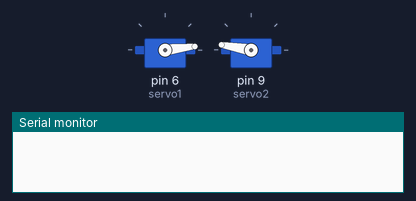
Bench run of a sketch on a simulated Arduino Uno, built with avr-gcc and run on an emulated ATmega328P. Parts: 2 × servo, the last lines printed to the serial monitor.

Above: at 0.1 s.
At 11.1 s:
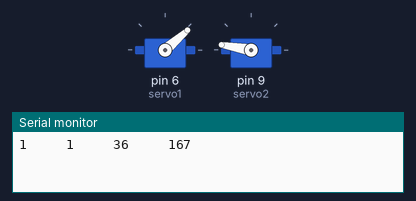
At 23.9 s:
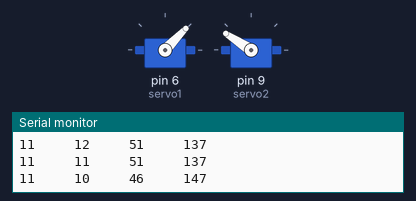
At 37.0 s:
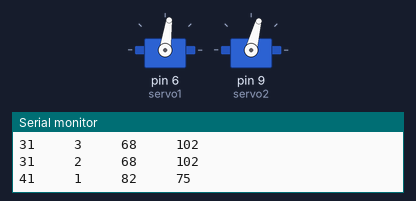
Timing chart, 0 to 40.0 s (numbered marks = the images above):
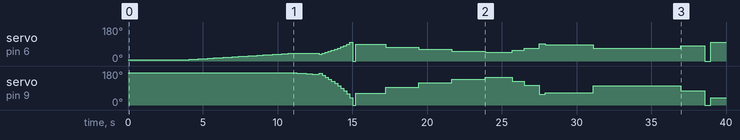

Measured:
- by itself, servo on pin 9 (servo2): 170° → 169° at 11.3 s, → 168° 0.20 s later, → 167° 0.20 s later, → 166° 0.22 s later, … (33 changes in this stretch)

The sketch:

angle_test2.ino
```cpp
#include <Servo.h>
Servo servo1;
Servo servo2;
int zTarget, xTarget;
int x,z;

double shoulderAngle2;
double shoulderAngle2a;
double shoulderAngle2Degrees;
double shoulderAngle2aDegrees;
double z2;

double lowerLength = 28;
double upperLength = 28;
double armLength;


double shoulderAngle;
double shoulderAngle1;
double shoulderAngleDegrees;
double shoulderAngle1a;
double elbowAngle;
double elbowAngleDegrees;

int servo1home=620;
int servo2home=2300;
double shoulderMs;
double shoulderMs2;
double elbowMs;
bool flag=0,flag1=0;;

void setup() {
  // put your setup code here, to run once:
  Serial.begin(9600);
  servo1.attach(6);         // gripper
  servo2.attach(9);         // shoulder

   servo1.writeMicroseconds(servo1home);
   servo2.writeMicroseconds(servo2home);
   delay(4000);

}

void loop() {
  zTarget = map(analogRead(A0), 0, 1024, 500, 2500);
  xTarget = map(analogRead(A1), 0, 1024, 500, 2500);

//  Serial.print(zTarget);
//  Serial.print("     "  );
//  Serial.println(xTarget);
//  servo1.writeMicroseconds(zTarget);
//  servo2.writeMicroseconds(xTarget);

  delay(50);

  for (int i =1 ; i < 56; i+=10)
  {
     x=i;
     flag=!flag;


    if(flag==1){
    for (int j = 1; j < 56; j+=5)
    {
      z=j;
     if((sq(x)+sq(z))>sq(56))
    {
     j=57;
    }


          shoulderAngle2a = atan(z/x);
          shoulderAngle2aDegrees = shoulderAngle2a * (180/PI);    // degrees
          shoulderAngle2 = shoulderAngle2a - 0.7853908;  // take away the default 45' offset (in radians)
          shoulderAngle2Degrees = shoulderAngle2 * (180/PI);    // degrees
          shoulderMs2 = shoulderAngle2Degrees * 9.5;

          z2 = x/cos(shoulderAngle2a);     // calc new arm length to feed to the next bit of code below

          // ****************

          // calculate arm length based on upper/lower length and elbow and shoulder angle
          shoulderAngle1a = (sq(upperLength) + sq(z2) - sq(lowerLength)) / (2 * upperLength * z2);
          shoulderAngle1 = acos(shoulderAngle1a);     // radians
          elbowAngle = PI - (shoulderAngle1 *2);       // radians

          // calc degrees from angles
          shoulderAngleDegrees = shoulderAngle1 * (180/PI);    // degrees
          elbowAngleDegrees = elbowAngle * (180/PI);              // degrees

          // calc milliseconds PWM to drive the servo.
//          shoulderMs = shoulderAngleDegrees * 9.5;
//          elbowMs = elbowAngleDegrees * 9.5;

          // *** end of Inverse Kinematics ***

          // write to servos, remove 45' and 90' offsets from arm default position
//          int g=servo1home - (shoulderMs - 480) - shoulderMs2;
//          int h=servo2home + (elbowMs - 1000);

          int g=(170-shoulderAngleDegrees)-45;
          int h=170-elbowAngleDegrees;
            shoulderMs=(g*9.5)+630;
            elbowMs=(h*9.5)+630;

        if(!isnan(shoulderMs) && !isnan(elbowMs))
       {
       Serial.print(x);
       Serial.print("     "  );
       Serial.print(z);
       Serial.print("     "  );
       Serial.print(g);
       Serial.print("     "  );
       Serial.println(h);

       for(int k=servo1home;k<shoulderMs && flag1==0;k++)
       {
       servo1.writeMicroseconds(k);
       delay(20);
       }
         for(int l=servo2home;l>elbowMs && flag1==0;l--)
       {
       servo2.writeMicroseconds(l);
       delay(20);
       }
       flag1=1;
       servo1.write(g);

       servo2.write(h);

       }
      delay(200);
    }
    }
    if(flag==0)
    {
          for (int j = 56; j>1; j--)
    {
      z=j;
     while((sq(x)+sq(j))>sq(56))
    {
     j--;
    }


                shoulderAngle2a = atan(z/x);
          shoulderAngle2aDegrees = shoulderAngle2a * (180/PI);    // degrees
          shoulderAngle2 = shoulderAngle2a - 0.7853908;  // take away the default 45' offset (in radians)
          shoulderAngle2Degrees = shoulderAngle2 * (180/PI);    // degrees
          shoulderMs2 = shoulderAngle2Degrees * 11;

          z2 = x/cos(shoulderAngle2a);     // calc new arm length to feed to the next bit of code below

          // ****************

          // calculate arm length based on upper/lower length and elbow and shoulder angle
          shoulderAngle1a = (sq(upperLength) + sq(z2) - sq(lowerLength)) / (2 * upperLength * z2);
          shoulderAngle1 = acos(shoulderAngle1a);     // radians
          elbowAngle = PI - (shoulderAngle1 *2);       // radians

          // calc degrees from angles
          shoulderAngleDegrees = shoulderAngle1 * (180/PI);    // degrees
          elbowAngleDegrees = elbowAngle * (180/PI);              // degrees

          // calc milliseconds PWM to drive the servo.
//          shoulderMs = shoulderAngleDegrees * 11;
//          elbowMs = elbowAngleDegrees * 11;

          // *** end of Inverse Kinematics ***

          // write to servos, remove 45' and 90' offsets from arm default position
//          int g=servo1home - (shoulderMs - 480) - shoulderMs2;
//          int h=servo2home + (elbowMs - 1000);

            int g=(170-shoulderAngleDegrees)-45;
          int h=170-elbowAngleDegrees;
           shoulderMs=(g*9.5)+630;
            elbowMs=(h*9.5)+630;


       if(!isnan(shoulderMs) && !isnan(elbowMs))
       {
       Serial.print(x);
       Serial.print("     "  );
       Serial.print(z);
       Serial.print("     "  );
       Serial.print(g);
       Serial.print("     "  );
       Serial.println(h);
       servo1.write(g);
       servo2.write(h);
       }
      delay(200);
    }
    }

  }


  }
```
